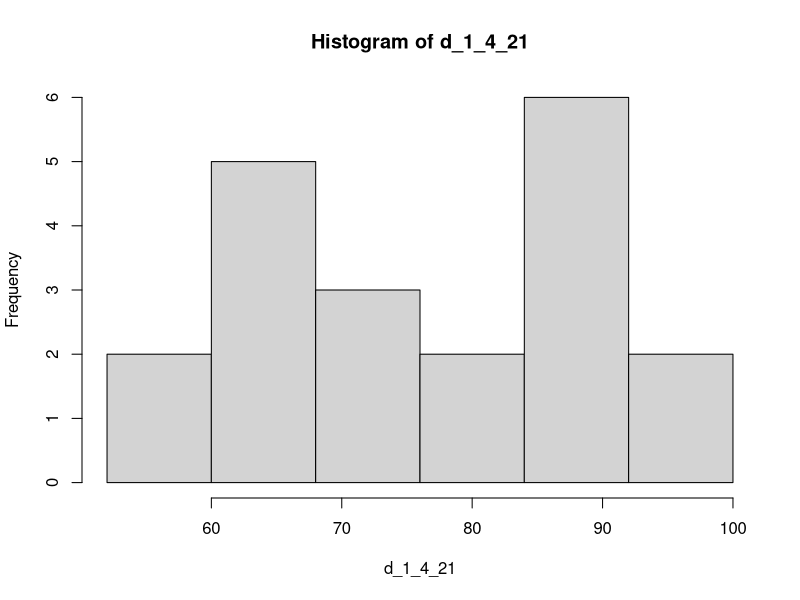
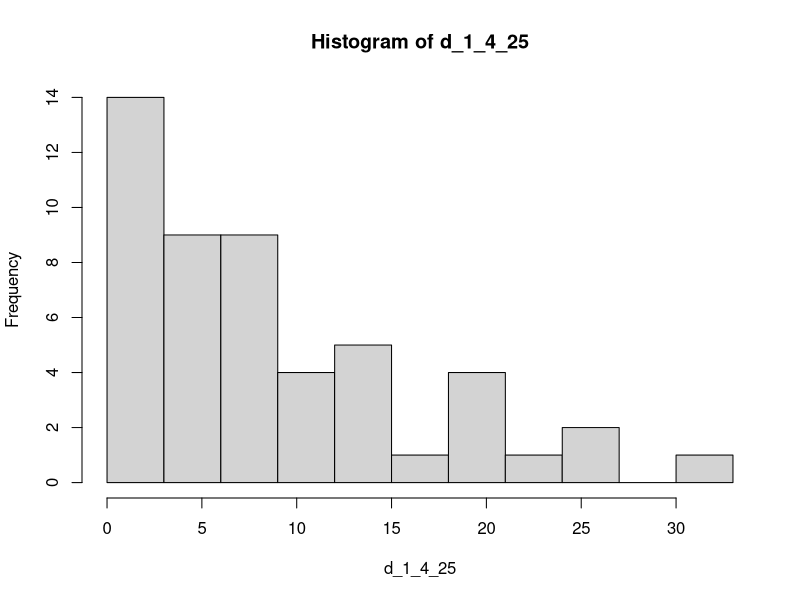
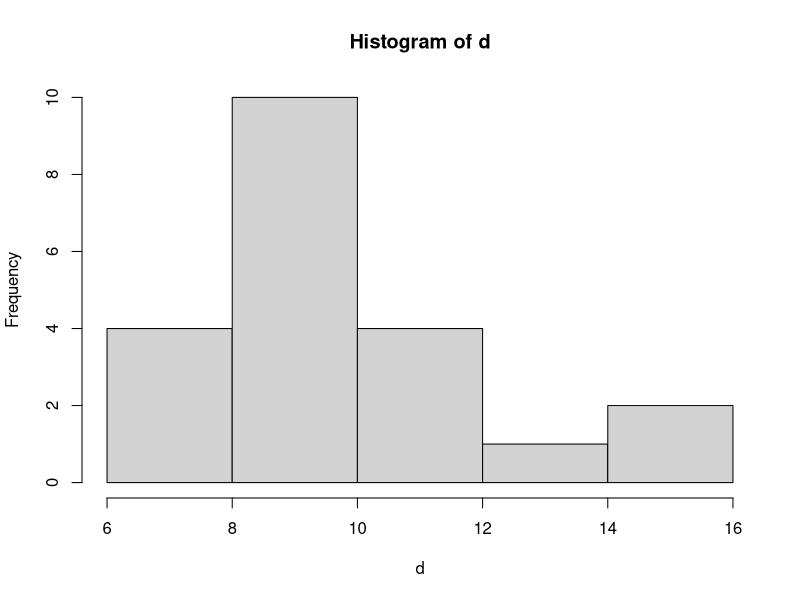
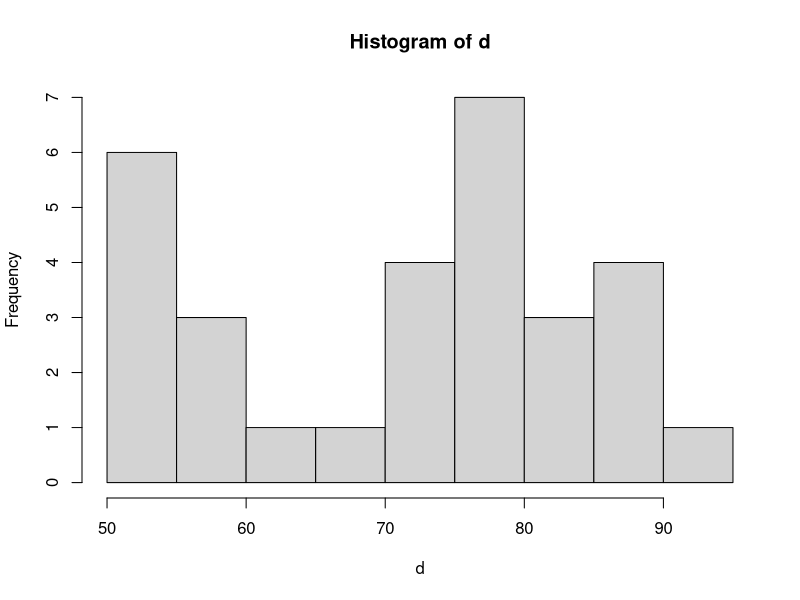

The R source for these figures, in order:
## ---- chunk 1
d_1_4_21 <- c( 61, 93, 91, 86, 55, 63, 86, 82, 76, 57,
               94, 89, 67, 62, 72, 87, 68, 65, 75, 84)

## ---- chunk 2
hist(d_1_4_21, 
    breaks = seq(52, length.out = 7, by = 8),  
    right = FALSE)

## ---- chunk 3
d_1_4_25 <- c(2.1, 4.4, 2.7, 32.3, 9.9, 9, 2, 6.6, 3.9, 1.6, 
14.7, 9.6, 16.7, 7.4, 8.2, 19.2, 6.9, 4.3, 3.3, 1.2,
4.1, 18.4, 0.2, 6.1, 13.5, 7.4, 0.2, 8.3, 0.3, 13,
14.1, 1, 2.4, 2.4, 18, 8.7, 24, 1.4, 8.2, 5.8,
1.6, 3.5, 11.4, 18, 26.7, 3.7, 12.6, 23.1, 5.6, 0.4)
## ---- chunk 4
min(d_1_4_25)
max(d_1_4_25)
## ---- chunk 5
range(d_1_4_25) |> diff()
## ---- chunk 6
br <- seq(0, by = 3, length.out = 12)


x <- hist(d_1_4_25, breaks = br, right = FALSE)

tibble::tibble(
    interval_start = head(br, -1),
    interval_end = tail(br, -1),
    count = x$counts,
    frequency = round(x$density, 4)

) |> 
    knitr::kable(row.names =TRUE)
## ---- chunk 7
d <- c(3,6,4,0,3,5,2)
## ---- chunk 8
mean(d)
## ---- chunk 9
median(d)
## ---- chunk 10
table(d) |> sort() |> tail(1) |> names()
## ---- chunk 11
d <- c(4.5, 3.2, 3.5, 3.9, 3.5, 3.9,
4.3, 4.8, 3.6, 3.3, 4.3, 4.2,
3.9, 3.7, 4.3, 4.4, 3.4, 4.2,
4.4, 4, 3.6, 3.5, 3.9, 4)
## ---- chunk 12
mean(d)
## ---- chunk 13
median(d)
## ---- chunk 14
d <- c(10.4, 10.7, 10, 9.2, 8.6, 8.9,
6.8, 10, 9.7, 9, 8.2, 
13, 6.8, 6.5, 6.4, 12, 
10.4, 14.3, 8.2, 15.6, 8.8)
## ---- chunk 15
mean(d)
## ---- chunk 16
median(d)
## ---- chunk 17
table(d) |> sort() |> tail(4) |> names()
## ---- chunk 18
hist(d)
## ---- chunk 19
d <- c(1.28, 2.39 , 1.50 , 1.88 , 1.51)
## ---- chunk 20
(d_range <- range(d) |> diff())
## ---- chunk 21
var(d)
## ---- chunk 22
(d_sd <- sd(d))
## ---- chunk 23
(xbar <- mean(d))
## ---- chunk 24
tibble::tibble(
    x = d,
    `x - xbar` = d - xbar,
    `(x - xbar)^2` = (d - xbar)^2

) |> knitr::kable()

## ---- chunk 25
d_range/d_sd
## ---- chunk 26
d <- c(5,2,3,6,1,2,4,5,1,3)
## ---- chunk 27
(d_range <- range(d) |> diff())
## ---- chunk 28
d_range/4
## ---- chunk 29
(d_sd <- sd(d))
## ---- chunk 30
get_k <- function(interval, mean = 75, sd = 5) {
    abs((mean - interval)/sd)
}
## ---- chunk 31
d <- c(56, 89, 51, 79, 58, 82, 52, 88, 52, 78, 69, 75, 77, 72, 71,
55, 87, 53, 85, 61, 93, 54, 76, 80, 81, 59, 86, 78, 71, 77)
## ---- chunk 32
range(d) |> diff()
## ---- chunk 33
(range(d) |> diff())/4
## ---- chunk 34
sd(d)
## ---- chunk 35
perc_calc <- function(x, num_sds) {
    mean_x <- mean(x)
    sd_x <- sd(x)

    mean(x  < (mean_x + num_sds * sd_x) & 
        x  > (mean_x - num_sds * sd_x)
    )

}

perc_calc(d, 1)
## ---- chunk 36
perc_calc(d, 2)
## ---- chunk 37
perc_calc(d, 3)
## ---- chunk 38
hist(d)
